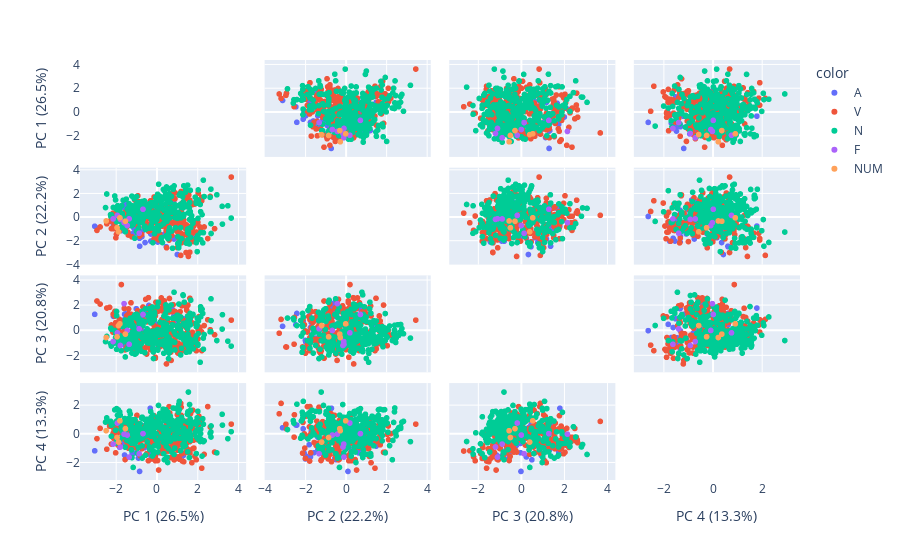

Notebook cell for this chart:
### Code cell
five_pca = PCA(n_components=4)
five_pca.fit(merged_scaled_df)
five_val = five_pca.transform(merged_scaled_df)
print(np.shape(five_val))
word_df['PC1'] = five_val[:,0]
word_df['PC2'] = five_val[:,1]
word_df['PC3'] = five_val[:,2]
word_df['PC4'] = five_val[:,3]
word_df.insert(1, 'Word type', word_type, True)

labels = {
    str(i): f"PC {i+1} ({var:.1f}%)"
    for i, var in enumerate(pca.explained_variance_ratio_ * 100)
}

fig = px.scatter_matrix(
    five_val,
    labels=labels,
    dimensions=range(4),
    color=word_df['Word type']
)
fig.update_traces(diagonal_visible=False)
fig.show()

### Figure 1 — Plotly figure (JSON) as saved in the notebook; plotly's stock layout.template omitted (floating-point values rounded to 4 significant figures; data arrays with more than 128 entries replaced by an {"elided": "..."} marker saying what was removed)
{"data": [{"diagonal": {"visible": false}, "dimensions": [{"axis": {"matches": true}, "label": "PC 1 (26.5%)", "values": [-1.588, 0.461, -0.2956, 1.002, -0.8477, -0.8549, -1.745, -1.614, -0.05326, -0.6317, -0.05096, -1.639, -1.126, 0.8456, -0.8524, 1.3, -3.053, 0.7598, -1.218, 0.03749, -1.224, -1.013, -1.122, -0.3393, -1.537, -0.7351, 0.843, 0.494, -1.54, -0.9069, -0.3107, -2.132, -1.826, -0.0862, -0.5825, -0.3282, -0.9062, -0.3975, -0.2955, -1.434, 1.86, 0.3521, -1.214, -1.811, 0.2428, -1.588, -0.3359, -0.7226, -0.9737, 0.8372, -1.238, -0.2929, -0.7228, 1.036, -1.779, 0.887, -0.6992, -0.6108, -1.459]}, {"axis": {"matches": true}, "label": "PC 2 (22.2%)", "values": [0.1147, -2.473, -1.391, -3.131, -2.427, -1.752, -1.108, 0.8851, 0.759, -0.5829, -0.462, 0.1761, -0.912, 0.6872, 0.1012, 0.2206, -0.7291, 0.9027, -1.587, -2.07, -1.386, 0.6276, -1.301, -0.9586, 1.204, -1.612, 1.494, 0.6038, -0.8114, -0.5433, -0.4985, -0.6087, -0.165, -1.123, -2.113, -0.7154, -0.1812, 0.5087, -2.002, -0.2943, -1.51, -1.424, -0.1324, -0.9169, -0.6023, 0.1714, 1.362, -1.172, -1.067, -1.814, 0.525, -1.985, -0.3836, -1.58, 0.434, -1.713, 0.4014, 0.1309, -0.2604]}, {"axis": {"matches": true}, "label": "PC 3 (20.8%)", "values": [1.307, 0.4606, -0.08382, 0.3396, 1.371, 0.246, -0.4679, 0.8555, 1.684, -0.6104, 0.501, -0.03637, -0.7368, 0.9167, -0.005232, 0.9429, 1.3, 1.677, -0.02633, -1.426, -0.685, 1.75, -1.457, -0.5773, 1.335, 0.01783, 0.4704, -1.081, -0.247, -0.5542, 1.443, 1.137, 0.8749, 1.447, 0.7741, 1.803, 0.4774, 2.013, -0.7857, 0.9594, -0.6001, -0.03868, -0.5683, -0.2178, 2.19, -1.145, -0.3997, 1.4, 0.09124, 1.179, 0.4472, -0.9038, 0.548, -0.1121, -0.427, 0.6486, 1.111, 1.484, 0.7566]}, {"axis": {"matches": true}, "label": "PC 4 (13.3%)", "values": [-0.6813, 0.632, -0.2253, 0.4374, 0.6244, -1.608, 0.3793, 0.5601, -0.7665, -0.3255, -1.808, -0.6615, 0.1742, -0.9987, -2.623, -1.509, -1.177, -0.8531, -1.313, -1.325, -1.073, -1.325, 0.04061, -1.191, -0.7381, -0.05729, -0.8524, -0.3086, 0.09584, -1.685, -0.4433, 0.5331, -0.9302, -0.668, 0.3664, 1.803, 0.2014, -0.1188, -1.748, -0.863, 0.02323, -0.05228, -1.452, -0.7963, -0.4447, -1.473, -0.6404, 0.2671, -0.4543, -0.7475, 0.225, -1.534, 0.5802, 0.02243, -0.8485, 0.1746, 0.4269, -0.9708, 0.1437]}], "hovertemplate": "color=A<br>%{xaxis.title.text}=%{x}<br>%{yaxis.title.text}=%{y}<extra></extra>", "legendgroup": "A", "marker": {"color": "#636efa", "symbol": "circle"}, "name": "A", "showlegend": true, "type": "splom"}, {"diagonal": {"visible": false}, "dimensions": [{"axis": {"matches": true}, "label": "PC 1 (26.5%)", "values": {"elided": "248 float values"}}, {"axis": {"matches": true}, "label": "PC 2 (22.2%)", "values": {"elided": "248 float values"}}, {"axis": {"matches": true}, "label": "PC 3 (20.8%)", "values": {"elided": "248 float values"}}, {"axis": {"matches": true}, "label": "PC 4 (13.3%)", "values": {"elided": "248 float values"}}], "hovertemplate": "color=V<br>%{xaxis.title.text}=%{x}<br>%{yaxis.title.text}=%{y}<extra></extra>", "legendgroup": "V", "marker": {"color": "#EF553B", "symbol": "circle"}, "name": "V", "showlegend": true, "type": "splom"}, {"diagonal": {"visible": false}, "dimensions": [{"axis": {"matches": true}, "label": "PC 1 (26.5%)", "values": {"elided": "305 float values"}}, {"axis": {"matches": true}, "label": "PC 2 (22.2%)", "values": {"elided": "305 float values"}}, {"axis": {"matches": true}, "label": "PC 3 (20.8%)", "values": {"elided": "305 float values"}}, {"axis": {"matches": true}, "label": "PC 4 (13.3%)", "values": {"elided": "305 float values"}}], "hovertemplate": "color=N<br>%{xaxis.title.text}=%{x}<br>%{yaxis.title.text}=%{y}<extra></extra>", "legendgroup": "N", "marker": {"color": "#00cc96", "symbol": "circle"}, "name": "N", "showlegend": true, "type": "splom"}, {"diagonal": {"visible": false}, "dimensions": [{"axis": {"matches": true}, "label": "PC 1 (26.5%)", "values": [-1.94, -0.6822, -1.793, -2.151, -1.613, -0.8702, -1.457, -1.363]}, {"axis": {"matches": true}, "label": "PC 2 (22.2%)", "values": [0.193, 0.7152, -0.1453, -0.1082, -0.4247, -1.324, -0.6708, -0.09672]}, {"axis": {"matches": true}, "label": "PC 3 (20.8%)", "values": [-0.179, 1.289, -1.19, -0.8799, 2.154, 0.1406, 0.009672, -1.097]}, {"axis": {"matches": true}, "label": "PC 4 (13.3%)", "values": [0.7693, 0.02678, -0.9095, -0.7073, -0.009593, -1.383, -0.07338, -1.618]}], "hovertemplate": "color=F<br>%{xaxis.title.text}=%{x}<br>%{yaxis.title.text}=%{y}<extra></extra>", "legendgroup": "F", "marker": {"color": "#ab63fa", "symbol": "circle"}, "name": "F", "showlegend": true, "type": "splom"}, {"diagonal": {"visible": false}, "dimensions": [{"axis": {"matches": true}, "label": "PC 1 (26.5%)", "values": [-1.885, -1.547, -1.817, -1.958, -2.491]}, {"axis": {"matches": true}, "label": "PC 2 (22.2%)", "values": [-1.202, -0.3041, -0.01366, -0.855, -0.2799]}, {"axis": {"matches": true}, "label": "PC 3 (20.8%)", "values": [0.3992, -0.2827, 0.5403, -0.4963, -0.5559]}, {"axis": {"matches": true}, "label": "PC 4 (13.3%)", "values": [-0.5671, 0.3739, 0.9246, -0.2452, 0.2307]}], "hovertemplate": "color=NUM<br>%{xaxis.title.text}=%{x}<br>%{yaxis.title.text}=%{y}<extra></extra>", "legendgroup": "NUM", "marker": {"color": "#FFA15A", "symbol": "circle"}, "name": "NUM", "showlegend": true, "type": "splom"}], "layout": {"dragmode": "select", "legend": {"title": {"text": "color"}, "tracegroupgap": 0}, "margin": {"t": 60}}}
